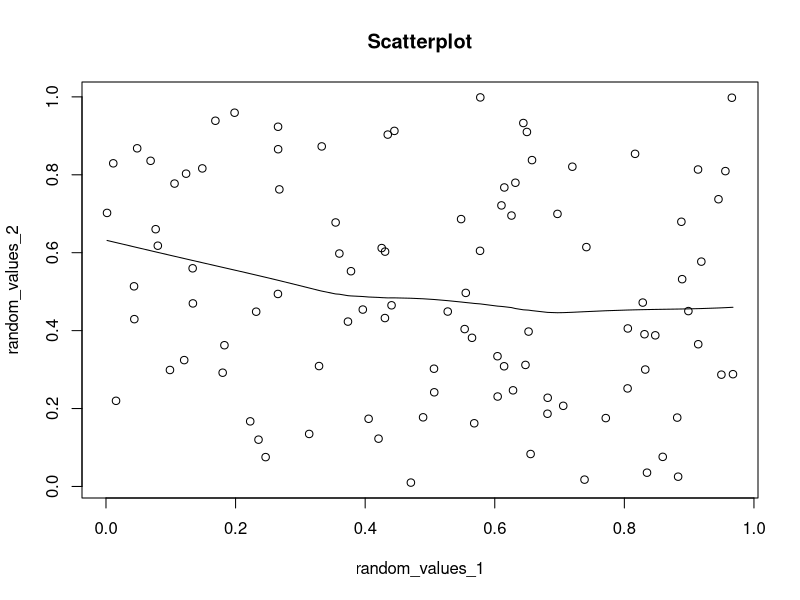

Write the R code that produced this figure.
random_values_1 <- runif(100, min = 0, max = 1)
random_values_2 <- runif(100, min = 0, max = 1)

plot(random_values_1, random_values_2)
lines(lowess(random_values_1, random_values_2))
title("Scatterplot")
